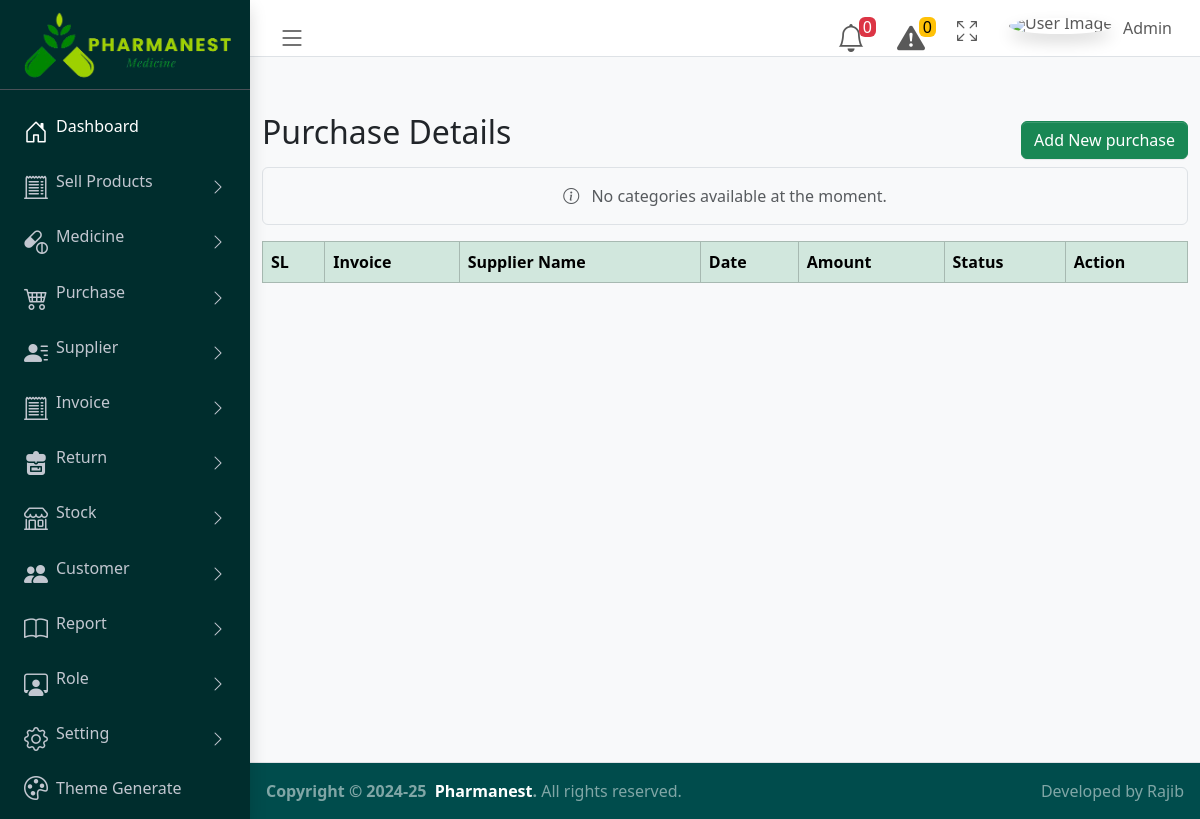
The app's page /purchase_list.php (signed in), older data.
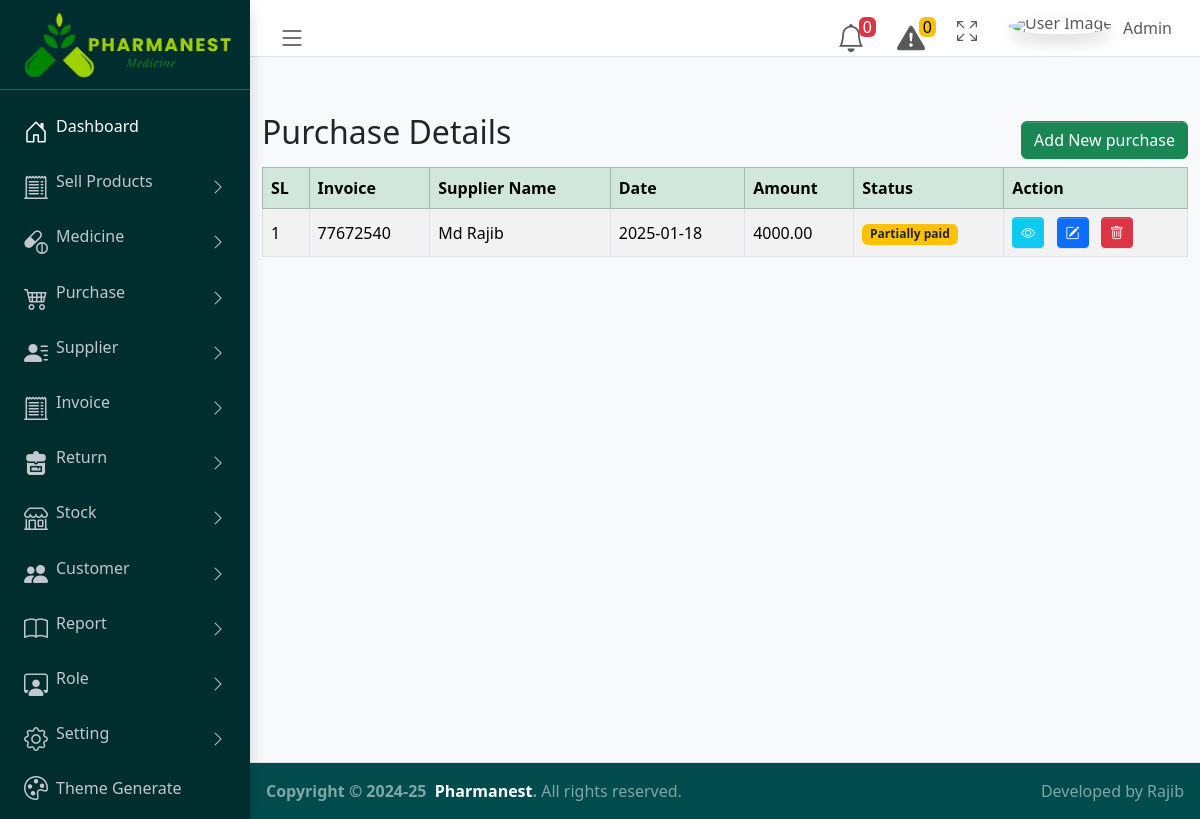
The same page, newer data.
### tables this page shows
CREATE TABLE `purchase_details` (
  `id` int(10) NOT NULL,
  `invoice` int(13) NOT NULL,
  `supp_name` int(11) NOT NULL,
  `purch_date` date NOT NULL,
  `total_amount` double(10,2) NOT NULL,
  `discount` int(5) DEFAULT NULL,
  `receive_amount` double(10,2) DEFAULT NULL,
  `due_amount` double(10,2) DEFAULT NULL,
  `status` int(10) DEFAULT NULL
);

CREATE TABLE `supplier_add` (
  `id` int(10) NOT NULL,
  `supplier_name` varchar(100) NOT NULL,
  `company` varchar(100) NOT NULL,
  `mobile` varchar(15) NOT NULL,
  `email` varchar(100) NOT NULL,
  `address` varchar(200) NOT NULL,
  `city` varchar(100) NOT NULL,
  `state` varchar(100) NOT NULL,
  `balance` double(10,2) DEFAULT NULL,
  `status` int(10) NOT NULL
);

### purchase_list.php (the view, shortened to what this page needs)
<?php require_once './config/config.php'; ?>
<?php include("./pages/common_pages/header.php"); ?>
<?php include("./pages/common_pages/navber.php"); ?>
<?php include("./pages/common_pages/sidebar.php"); ?>
<main class="app-main">
    <div class="container mt-2 mb-5 py-5">
    <div class="d-flex justify-content-between">
        <h2 class="">Purchase Details</h2>
            <div>
            <a href="add_purchase.php" class="btn btn-success d-block my-2" role="button">
        Add New purchase
        </a>
            </div>
        </div>
    <table class="table table-striped table-bordered align-middle">
            <thead class="table-success">
                <tr>
                    <th scope="col">SL</th>
                    <th scope="col">Invoice</th>
                    <th scope="col">Supplier Name</th>
                    <th scope="col">Date</th>
                    <th scope="col">Amount</th>
                    <th scope="col">Status</th>
                    <th scope="col">Action</th>
                </tr>
            </thead>
            <tbody>
                <?php
                    $purchase_status='';
                    $purchase_list = $db->query("SELECT * FROM purchase_details");
                    if($purchase_list->num_rows > 0){
                      $counter = 1;
                      while (list($id,$invoice,$supp_name,$purchase_date,$Total_amount,$discount,$receive_amount,$due_amount,$status) = $purchase_list->fetch_row()) {
                        $sql = "SELECT supplier_name FROM supplier_add WHERE id = $supp_name";
                        $rowSupplier = $db->query($sql);
                        $getSupplier = $rowSupplier->fetch_assoc();
                        $supplier_name = $getSupplier['supplier_name'];
                        if($status == 0) {
                          $purchase_status = "<span class='badge bg-success'>Paid</span>";
                        } elseif($status == 1) {
                          $purchase_status = "<span class='badge bg-danger text-dark'>Unpaid</span>";
                        }else{
                            $purchase_status = "<span class='badge bg-warning text-dark'>Partially paid</span>";
                        }
                              echo "<tr>
                              <td>$counter</td>
                              <td>$invoice</td>
                              <td>$supplier_name</td>
                              <td>$purchase_date</td>
                              <td>$Total_amount</td>
                              <td>$purchase_status</td>
                              <td>
                                    <a href='view_purchase_details.php?id=$id' class='btn btn-info btn-sm text-white me-2' data-bs-toggle='tooltip' title='View'>
                                    <i class='bi bi-eye'></i>
                                    </a>
                                  <a href='#'
                                  class='btn btn-primary btn-sm text-white me-2'
                                  data-bs-toggle='tooltip'
                                  title='Edit'>
                                  <i class='bi bi-pencil-square'></i>
                                  </a>
                                  <a href='#' class='btn btn-danger btn-sm text-white' data-bs-toggle='tooltip'
                                  title='Delete'>
                                  <i class='bi bi-trash'></i>
                                  </a>
                              </td>
                          </tr>";
                          $counter++;
                      }
                    }else{
                      echo "
                      <p class='text-center text-muted bg-light py-3 rounded border'>
                        <i class='bi bi-info-circle me-2'></i> No categories available at the moment.
                      </p>
                          ";
                    }
            ?>
            </tbody>
        </table>
    </div>
</main>
<?php include("./pages/common_pages/footer.php"); ?>

### pages/common_pages/header.php (shortened to what this page needs)
<!DOCTYPE html>
<html lang="en">
<head>
    <link rel="stylesheet" href="https://cdn.jsdelivr.net/npm/@fontsource/source-sans-3@5.0.12/index.css">
    <link rel="stylesheet" href="https://cdn.jsdelivr.net/npm/overlayscrollbars@2.3.0/styles/overlayscrollbars.min.css">
    <link rel="stylesheet" href="https://cdn.jsdelivr.net/npm/bootstrap-icons@1.11.0/font/bootstrap-icons.min.css">
    <link rel="stylesheet" href="./bootstrap/css/adminlte.css">
    <link rel="stylesheet" href="https://cdn.jsdelivr.net/npm/apexcharts@3.37.1/dist/apexcharts.css">
    <link rel="stylesheet" href="https://cdn.jsdelivr.net/npm/jsvectormap@1.5.3/dist/css/jsvectormap.min.css">
</head>

### pages/common_pages/navber.php (shortened to what this page needs)
<body class="sidebar-expand-lg bg-body-tertiary">
    <div class="app-wrapper">
<nav class="app-header navbar navbar-expand bg-body">
            <div class="container-fluid">
                <ul class="navbar-nav">
                    <li class="nav-item"> <a class="nav-link" data-lte-toggle="sidebar" href="#" role="button"> <i class="bi bi-list fs-3"></i> </a> </li>
                </ul>
                <ul class="navbar-nav ms-auto">
                    <li class="nav-item dropdown"> <a class="nav-link" data-bs-toggle="dropdown" href="#" title="Expired"> <i class="bi bi-bell fs-3"></i> <span class="navbar-badge badge text-bg-danger fs-6">0</span> </a>
                    </li>
                    <li class="nav-item dropdown"> <a class="nav-link" data-bs-toggle="dropdown" href="#" title="Stock Out"> <i class="bi bi-exclamation-triangle-fill fs-3"></i> <span class="navbar-badge badge text-bg-warning fs-6">0</span> </a>
                    </li>
                    <li class="nav-item"> <a class="nav-link" href="#" data-lte-toggle="fullscreen"> <i data-lte-icon="maximize" class="bi bi-arrows-fullscreen fs-5"></i> </a> </li>
                    <li class="nav-item dropdown user-menu"> <a href="#" class="nav-link dropdown-toggle" data-bs-toggle="dropdown"> <img src="./pages/img/avatar.png" class="user-image rounded-circle shadow" alt="User Image"> <span class="d-none d-md-inline">Admin</span> </a>
                    </li>
                </ul>
            </div>
        </nav>

### pages/common_pages/sidebar.php (shortened to what this page needs)
<aside style="background-color: #002d2d" class="app-sidebar shadow" data-bs-theme="dark">
            <div class="sidebar-brand" style="height: 90px;"> <a href="dashboard.php" class="brand-link"> <img class="img-fluid h-50" src="./pages/img/Pharmanest4.png" alt="Logo" ></a> </div>
            <div class="sidebar-wrapper">
                <nav class="mt-2">
                    <ul class="nav sidebar-menu flex-column" data-lte-toggle="treeview" role="menu" data-accordion="false">
                        <li class="nav-item menu-open"> <a href="dashboard.php" class="nav-link active"> <i class="bi bi-house-door fs-4"></i></i>
                                <p>
                                    Dashboard
                                </p>
                            </a>
                        </li>
                        <li class="nav-item"> <a href="#" class="nav-link"> <i class="bi bi-receipt-cutoff fs-4"></i>
                                <p>
                                   Sell Products
                                </p>
                            </a>
                        </li>
                        <li class="nav-item"> <a href="#" class="nav-link"> <i class="bi bi-capsule-pill fs-4"></i>
                                <p>
                                   Medicine
                                </p>
                            </a>
                        </li>
                        <li class="nav-item"> <a href="#" class="nav-link"> <i class="bi bi-cart4 fs-4"></i>
                                <p>
                                   Purchase
                                </p>
                            </a>
                        </li>
                        <li class="nav-item"> <a href="#" class="nav-link"><i class="bi bi-person-lines-fill fs-4"></i>
                                <p>
                                   Supplier
                                </p>
                            </a>
                        </li>
                        <li class="nav-item"> <a href="#" class="nav-link"> <i class="bi bi-receipt-cutoff fs-4"></i>
                                <p>
                                   Invoice
                                </p>
                            </a>
                        </li>
                        <li class="nav-item"> <a href="#" class="nav-link"> <i class="bi bi-backpack4-fill fs-4"></i>
                                <p>
                                   Return
                                </p>
                            </a>
                        </li>
                        <li class="nav-item"> <a href="#" class="nav-link"> <i class="bi bi-shop fs-4"></i>
                                <p>
                                   Stock
                                </p>
                            </a>
                        </li>
                        <li class="nav-item"> <a href="#" class="nav-link"><i class="bi bi-people-fill fs-4"></i>
                                <p>
                                   Customer
                                </p>
                            </a>
                        </li>
                        <li class="nav-item"> <a href="#" class="nav-link"><i class="bi bi-book fs-4"></i>
                                <p>
                                   Report
                                </p>
                            </a>
                        </li>
                        <li class="nav-item"> <a href="#" class="nav-link"><i class="bi bi-person-workspace fs-4"></i>
                                <p>
                                   Role
                                </p>
                            </a>
                        </li>
                        <li class="nav-item"> <a href="#" class="nav-link"><i class="bi bi-gear fs-4"></i>
                                <p>
                                   Setting
                                </p>
                            </a>
                        </li>
                        <li class="nav-item"> <a href="./generate/theme.html" class="nav-link"> <i class="nav-icon bi bi-palette fs-4"></i>
                                <p>Theme Generate</p>
                            </a> </li>
                    </ul>
                </nav>
            </div>
        </aside>

### pages/common_pages/footer.php (shortened to what this page needs)
<footer style="background-color: #004c4c;" class="app-footer text-white-50">
            <div class="float-end d-none d-sm-inline">Developed by Rajib</div>   <strong>
                Copyright &copy; 2024-25&nbsp;
                <a href="https://adminlte.io" class="text-decoration-none text-white">Pharmanest</a>.
            </strong>
            All rights reserved.
        </footer>
    </div>
</body>
</html>

Row changes from the older to the newer data that the page shows:
added purchase_details: invoice "77672540", supplier_add.supplier_name "Md Rajib", purch_date "2025-01-18", total_amount "4000.00", status "Partially paid"
Text that changed along with them:
text no longer shown: "No categories available at the moment."
